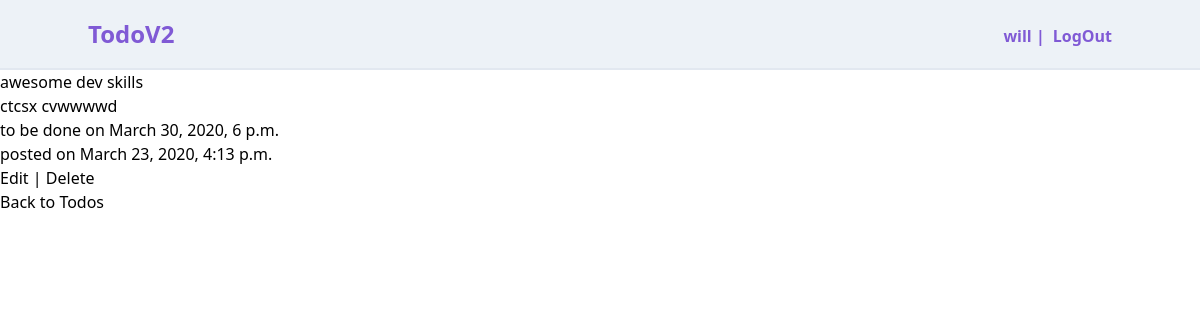
Page /todos/8/detail/ (signed in) on the earlier database version.
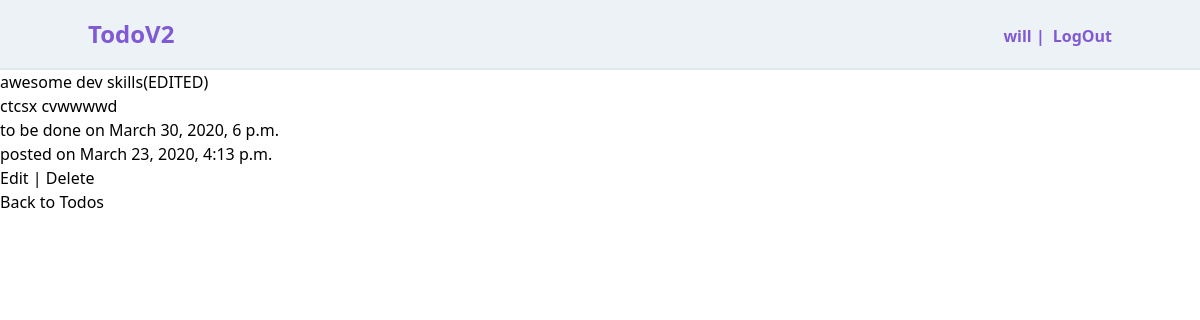
Same page on the later database version.
### todos/models.py (models this page shows, shortened)
class Todo(models.Model):
    title = models.CharField(max_length=120)
    description = models.TextField(max_length=320)
    to_be_done = models.DateTimeField(null=False)
    date_posted = models.DateTimeField(auto_now_add=True)
    user = models.ForeignKey(get_user_model(), on_delete=models.CASCADE)

### todos/views.py (the view)
# urls.py: path('<int:pk>/detail/', TodoDetailView.as_view(), name='todo_detail'),
class TodoDetailView(LoginRequiredMixin, DetailView):
    model = Todo
    template_name = 'todo_detail.html'
    login_url = 'login'

### templates/todo_detail.html
{% extends 'base.html' %} {% block content %}
<div style="margin:auto;">
  <h1>{{todo.title }}</h1>
  <p>{{ todo.description }}</p>
  <p>to be done on {{ todo.to_be_done }}</p>
  <p>posted on {{ todo.date_posted }}</p>
  <p>
    <a href="{% url 'todo_edit' todo.pk %}">Edit</a> |
    <a href="{% url 'todo_delete' todo.pk %}">Delete</a>
  </p>
  <p><a href="{% url 'todo_list' %}">Back to Todos</a></p>
</div>
{% endblock %}

Differences in the rows shown:
changed Todo "ctcsx cvwwwwd": title "awesome dev skills" → "awesome dev skills(EDITED)"
